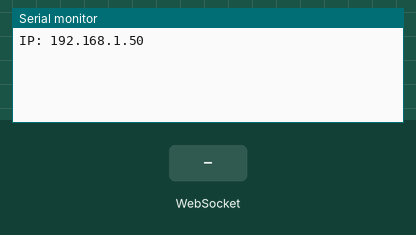
This sketch was run on a simulated Arduino Uno R4 WiFi. On the bench: the last lines printed to the serial monitor. Inputs (shaded band) come from the test bench. WiFi joins after 1.5 s; servers stay silent unless stated.

Above: at 6.7 s.
6.8 s: WebSocket text "power" received
At 7.7 s:
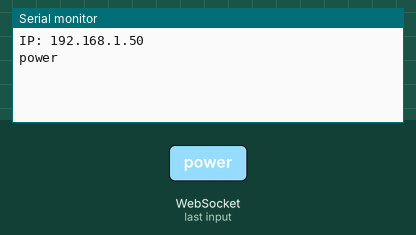
8.3 s: WebSocket text "up" received
At 8.8 s:
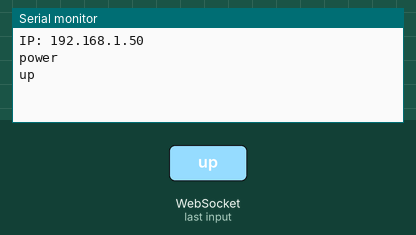
9.8 s: WebSocket text "down" received
At 11.0 s:
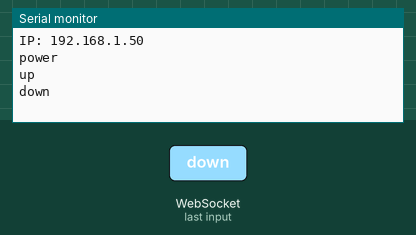
11.3 s: WebSocket text "left" received
At 12.3 s:
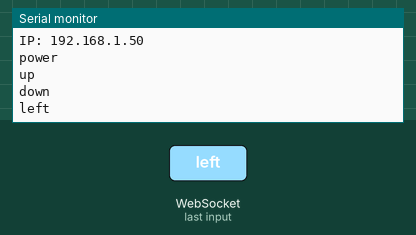
12.8 s: WebSocket text "right" received
At 13.5 s:
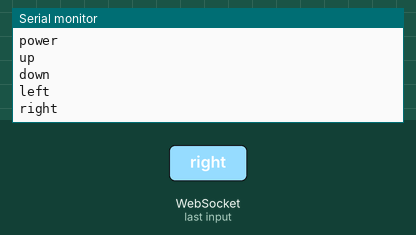
14.3 s: WebSocket text "ok" received
At 15.8 s:
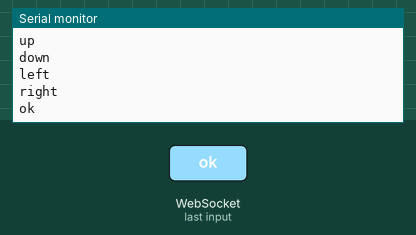

The sketch:

remote.ino
```cpp
#include <WiFiS3.h>
#include <WebSocketsServer.h>
#include <IRremote.hpp>
IPAddress staticIP(192, 168, 1, 50);
IPAddress gateway(192, 168, 1, 1);
IPAddress subnet(255, 255, 255, 0);
IPAddress dns(192, 168, 1, 1);

const char* ssid = "Borisov Castle";
const char* password = "";

#define IR_SEND_PIN 3

WiFiServer httpServer(80);
WebSocketsServer webSocket(81);  // WebSocket on different port

void sendCommand(uint8_t cmd) {
    IrSender.sendNEC(0x0707, cmd, 2);
}

const char* html = R"rawliteral(
<!DOCTYPE html>
<html>
<head>
    <meta name="viewport" content="width=device-width, initial-scale=1">
    <title>TV Remote</title>
    <style>
        * { box-sizing: border-box; margin: 0; padding: 0; }
        body {
            font-family: -apple-system, sans-serif;
            background: #1a1a2e;
            min-height: 100vh;
            display: flex;
            justify-content: center;
            align-items: center;
            padding: 20px;
        }
        .remote {
            background: #16213e;
            border-radius: 30px;
            padding: 30px 20px;
            max-width: 280px;
            width: 100%;
        }
        h1 { color: #fff; text-align: center; font-size: 18px; margin-bottom: 25px; }
        .status { color: #e94560; text-align: center; font-size: 12px; margin-bottom: 15px; }
        .status.connected { color: #4ade80; }
        .btn {
            background: #0f3460;
            color: #fff;
            border: none;
            border-radius: 12px;
            padding: 18px;
            font-size: 18px;
            cursor: pointer;
            width: 100%;
        }
        .btn:active { background: #e94560; }
        .power { background: #e94560; margin-bottom: 25px; }
        .dpad { display: grid; grid-template-columns: repeat(3, 1fr); gap: 8px; margin-bottom: 20px; }
        .dpad .btn { padding: 22px 0; }
        .empty { visibility: hidden; }
        .ok { background: #e94560; }
        .volume { display: grid; grid-template-columns: 1fr 1fr; gap: 10px; margin-bottom: 15px; }
        .row { display: grid; grid-template-columns: 1fr 1fr; gap: 10px; }
    </style>
</head>
<body>
    <div class="remote">
        <h1>TV Remote</h1>
        <div class="status" id="status">Connecting...</div>
        <button class="btn power" onclick="send('power')">Power</button>
        <div class="dpad">
            <div class="empty"></div>
            <button class="btn" onclick="send('up')">Up</button>
            <div class="empty"></div>
            <button class="btn" onclick="send('left')">Left</button>
            <button class="btn ok" onclick="send('ok')">OK</button>
            <button class="btn" onclick="send('right')">Right</button>
            <div class="empty"></div>
            <button class="btn" onclick="send('down')">Down</button>
            <div class="empty"></div>
        </div>
        <div class="volume">
            <button class="btn" onclick="send('volup')">Vol+</button>
            <button class="btn" onclick="send('voldown')">Vol-</button>
        </div>
        <div class="row">
            <button class="btn" onclick="send('home')">Home</button>
            <button class="btn" onclick="send('back')">Back</button>
        </div>
    </div>
    <script>
        let ws;
        const status = document.getElementById('status');

        function connect() {
            ws = new WebSocket('ws://' + location.hostname + ':81/');

            ws.onopen = () => {
                status.textContent = 'Connected';
                status.className = 'status connected';
            };

            ws.onclose = () => {
                status.textContent = 'Reconnecting...';
                status.className = 'status';
                setTimeout(connect, 1000);
            };
        }

        function send(cmd) {
            if (ws && ws.readyState === 1) ws.send(cmd);
        }

        connect();
    </script>
</body>
</html>
)rawliteral";

void webSocketEvent(uint8_t num, WStype_t type, uint8_t* payload, size_t length) {
    if (type == WStype_TEXT) {
        String cmd = String((char*)payload);
        Serial.println(cmd);

        if (cmd == "power") sendCommand(0x02);
        else if (cmd == "up") sendCommand(0x60);
        else if (cmd == "down") sendCommand(0x61);
        else if (cmd == "left") sendCommand(0x65);
        else if (cmd == "right") sendCommand(0x62);
        else if (cmd == "ok") sendCommand(0x68);
        else if (cmd == "volup") sendCommand(0x07);
        else if (cmd == "voldown") sendCommand(0x0B);
        else if (cmd == "mute") sendCommand(0x0F);
        else if (cmd == "back") sendCommand(0x58);
        else if (cmd == "home") sendCommand(0x79);
    }
}

void setup() {
    Serial.begin(115200);
    delay(2000);

    WiFi.config(staticIP, dns, gateway, subnet);
    WiFi.begin(ssid, password);
    while (WiFi.status() != WL_CONNECTED) delay(500);
    delay(2000);
    Serial.print("IP: ");
    Serial.println(WiFi.localIP());

    IrSender.begin(IR_SEND_PIN, DISABLE_LED_FEEDBACK);

    httpServer.begin();
    webSocket.begin();
    webSocket.onEvent(webSocketEvent);
}

void loop() {
    webSocket.loop();  // Handle WebSocket

    WiFiClient client = httpServer.available();
    if (client) {
        client.readStringUntil('\r');
        client.print("HTTP/1.1 200 OK\r\nContent-Type: text/html\r\n\r\n");
        client.print(html);
        client.stop();
    }
}
```

Measured:
- after the input at 6.8 s, the serial monitor: prints a new line at once (image 1)
- after the input at 8.3 s, the serial monitor: prints a new line at once (image 2)
- after the input at 9.8 s, the serial monitor: prints a new line at once (image 3)
- after the input at 11.3 s, the serial monitor: prints a new line at once (image 4)
- after the input at 12.8 s, the serial monitor: prints a new line at once (image 5)
- after the input at 14.3 s, the serial monitor: prints a new line at once (image 6)
